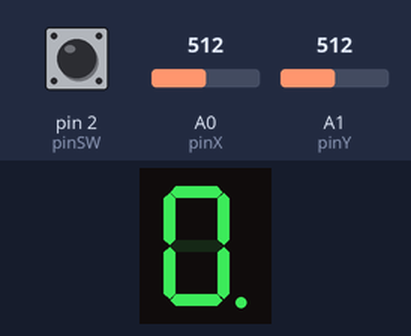
Recording of a sketch running on a simulated Arduino Uno, built with avr-gcc and run on an emulated ATmega328P. Parts: 1-digit seven-segment display. Wiring (inferred from the names in the program): 1-digit 7-segment display, segments lit when LOW: segments pin 10, pin 9, pin 8, pin 7, pin 6, pin 5, pin 4, pin 12. Inputs (shaded band) come from the test bench; at power-on: A1 (pinY) = 512, pin 2 (pinSW) HIGH, A0 (pinX) = 512. The segment pins are drawn as the display they are named for.

Above: at 0.6 s.
At 1.2 s:
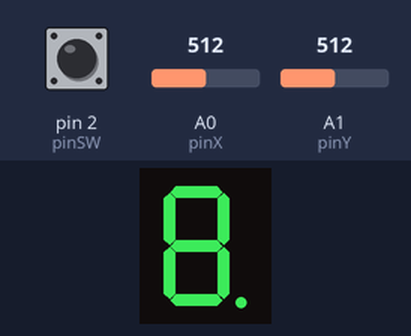
1.3 s: A1 (pinY) set to 390
At 1.9 s:
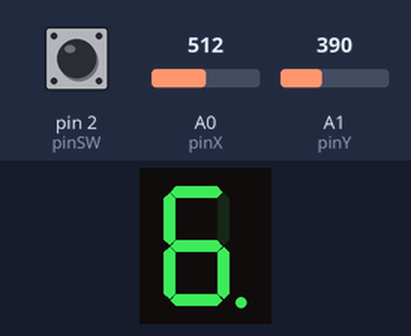
Timing chart, 0 to 4.3 s (numbered marks = the images above; inputs shaded):
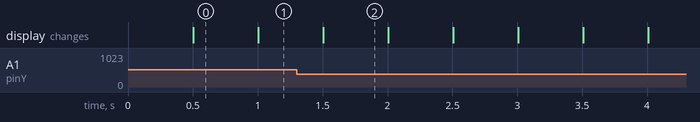

Measured:
- after the input at 1.3 s, the display: changes after 0.20 s (image 2)
- what the display in image 0 shows lasts 0.5 s, from 0.5 s to 1.0 s

The sketch:

Homework_3.ino
```cpp
// Definirea pinilor pentru segmentele LED
const int pinA = 12;
const int pinB = 10;
const int pinC = 9;
const int pinD = 8;
const int pinE = 7;
const int pinF = 6;
const int pinG = 5;
const int pinDP = 4;

// Definirea pinilor pentru joystick (X, Y) si butonul SW
const int pinX = A0;
const int pinY = A1;
const int pinSW = 2;

const int minThreshold = 400;  // Prag minim pentru joystick
const int maxThreshold = 700;  // Prag maxim pentru joystick

// Starea initiala a joystick-ului si butonului SW
bool joyIsNeutral = true;  // Indicator pentru a verifica daca joystick-ul este in pozitie neutra
bool pinSWState = HIGH;    // Starea curenta a butonului SW
bool pinSWPrevState = HIGH;  // Starea anterioara a butonului SW

int currentState = 1;      // 1 - Stare de miscare, 2 - Stare de afisare
const int segSize = 8;     // Numarul total de segmente LED
int currentPosition = segSize - 1;  // Initializarea pozitiei curente la ultimul segment (adica la punct)

bool commonAnode = false;

// Array pentru stocarea pinilor fiecarui segment LED
int segments[segSize] = {
  pinA, pinB, pinC, pinD, pinE, pinF, pinG, pinDP
};

// Array pentru stocarea starii segmentelor LED (pornite/oprite)
byte segmentsValues[segSize] = {
  LOW, LOW, LOW, LOW, LOW, LOW, LOW, LOW
};

// Matricea pentru miscarea joystick-ului
int movementsMatrix[segSize][4] = {
  // Fiecare linie reprezinta un segment (a, b, c, d, e, f, g, dp)
  // Valorile reprezinta directiile (deplasarea segmentului curent in functie de joystick)
  // De exemplu: {-1, 6, 5, 1} inseamna ca segmentul a se poate muta in sus (0 este pozitia sa curenta), in dreapta (6), in jos (5) sau inapoi (1)
  {-1, 6, 5, 1}, // a
  {0, 6, 5, -1}, // b
  {6, 3, 4, 7},  // c
  {6, -1, 4, 2}, // d
  {6, 3, -1, 2}, // e
  {0, 6, -1, 1}, // f
  {0, 3, -1, -1}, // g
  {-1, -1, 2, -1}, // dp
};

// Momentul ultimei clipiri a segmentelor LED pentru efectul de clipire
unsigned long lastBlink = 0;
const int blinkInterval = 500;  // Intervalul de timp pentru efectul de clipire
int blinkValue = LOW;           // Starea actuala a clipirii (aprins/stins)

// Momentul ultimei apasari a butonului SW
unsigned long lastPinSWPress = 0;
const int pinSWPressThreshold = 700;  // Pragul pentru o apasare valida a butonului SW

// Initializarea pinilor si starea butonului SW in functia de initializare
void setup() {
  for (int i = 0; i < segSize; i++)
    pinMode(segments[i], OUTPUT);  // Initializeaza pinii segmentelor LED ca iesiri
  pinMode(pinSW, INPUT_PULLUP);  // Initializeaza pinul butonului SW
}

void loop() {
  int pinXValue = analogRead(pinX);  // Citeste valoarea pinului X al joystick-ului
  int pinYValue = analogRead(pinY);  // Citeste valoarea pinului Y al joystick-ului

  // Verifica daca a sosit momentul de a schimba starea efectului de clipire
  if (millis() - lastBlink > blinkInterval) {
    blinkValue = !blinkValue;
    lastBlink = millis();  // Actualizeaza momentul ultimei clipiri
  }

  if (currentState == 1)  // Stare de miscare a joystick-ului
    move(pinXValue, pinYValue);  // Apel la functia care manipuleaza miscarea segmentelor
  else if ((pinXValue > maxThreshold && joyIsNeutral) || (pinXValue < minThreshold && joyIsNeutral)) {
    segmentsValues[currentPosition] = !segmentsValues[currentPosition];  // Inverteaza starea led-ului curent
    joyIsNeutral = false;  // Joystick-ul nu mai este in pozitie neutra
  }

  // Verifica daca joystick-ul a revenit la pozitia neutra
  if (pinXValue > minThreshold && pinXValue < maxThreshold && pinYValue > minThreshold && pinYValue < maxThreshold)
    joyIsNeutral = true;

  setSegments();  // Apel la functia care afiseaza starea segmentelor pe LED-uri

  pinSWState = digitalRead(pinSW);  // Citeste starea curenta a butonului SW
  if (pinSWState != pinSWPrevState) {  // Verifica daca starea butonului SW s-a schimbat
    if (pinSWState == LOW) {
      lastPinSWPress = millis();  // Daca butonul SW a fost apasat, retine momentul apasarii
    }
    else {
      if (millis() - lastPinSWPress < pinSWPressThreshold)
        segmentsValues[currentPosition] = !segmentsValues[currentPosition];  // Schimba starea LED-ului curent
      else
        resetDisplay();  // Daca butonul SW a fost apasat pentru o perioada mai lunga, reseteaza afisajul
    }
  }
  pinSWPrevState = pinSWState;  // Actualizeaza starea anterioara a butonului SW
}

// Functia care afiseaza starea segmentelor pe LED-uri
void setSegments() {
  if (currentState == 1)
    digitalWrite(segments[currentPosition], blinkValue);  // Afiseaza efectul de clipire pe segmentul curent
  for (int i = 0; i < segSize; i++)
    if (currentState == 2 || i != currentPosition)
      digitalWrite(segments[i], segmentsValues[i] ^ commonAnode);  // Afiseaza starea segmentelor pe LED-uri
}

// Functia care manipuleaza miscarea segmentelor pe baza joystick-ului
void move(int pinXValue, int pinYValue){
  int nextLed = -1;  // Initializeaza pozitia segmentului in care se va face urmatoarea miscare
  if (pinXValue > maxThreshold && joyIsNeutral)
    nextLed = movementsMatrix[currentPosition][0];  // Sus
  if (pinXValue < minThreshold && joyIsNeutral)
    nextLed = movementsMatrix[currentPosition][1];  // Jos
  if (pinYValue < minThreshold && joyIsNeutral)
    nextLed = movementsMatrix[currentPosition][2];  // Stanga
  if (pinYValue > maxThreshold && joyIsNeutral)
    nextLed = movementsMatrix[currentPosition][3];  // Dreapta
  if (nextLed != -1)
      currentPosition = nextLed;  // Actualizeaza pozitia segmentului curent
  joyIsNeutral = false;  // Joystick-ul nu mai este in pozitie neutra
}

// Functia care reseteaza afisajul
void resetDisplay() {
  for (int i = 0; i < segSize; i++)
    segmentsValues[i] = LOW;  // Reseteaza starea tuturor segmentelor LED
  currentPosition = segSize - 1;  // Reseteaza pozitia curenta la ultimul segment
  currentState = 1;  // Seteaza starea curenta la starea de miscare
}
```
